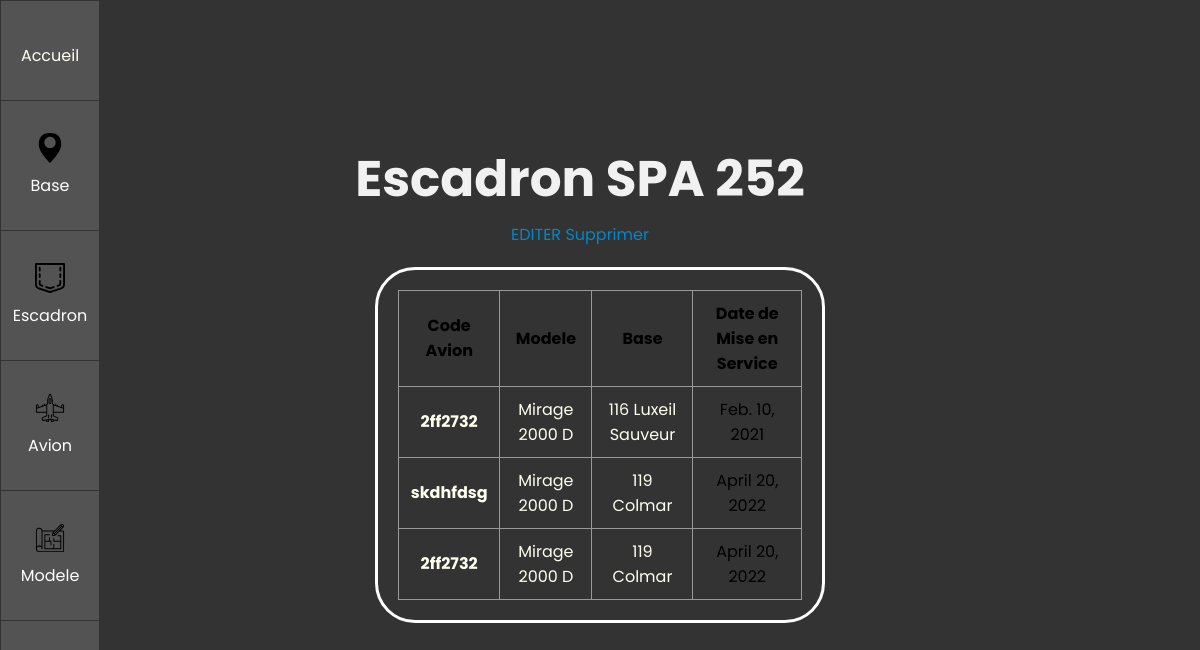
/show/es/12, run on the app's committed database.
### BDD/models.py (models this page shows, shortened)
class Escadron(models.Model):
    nom =  models.CharField(max_length=30,null=True)

class Avion(models.Model):
    modele = models.ForeignKey(AvionModele, on_delete=models.CASCADE)
    code_avion = models.CharField(max_length=30)
    escadron = models.ForeignKey(Escadron, on_delete=models.SET_NULL,null=True)
    base = models.ForeignKey(Base, on_delete=models.SET_NULL,null=True)
    date_service = models.DateField()

class AvionModele(models.Model):
    nom = models.CharField(max_length=30,null=True)
    def __str__(self):
        return self.nom

class Base(models.Model):
    nom = models.CharField(max_length=30,null=True)
    ville = models.CharField(max_length=30,null=True)
    num = models.IntegerField(max_length=5,null=True)
    def __str__(self):
        return str(str(self.num) + " " + str(self.nom))

### BDD/views.py (the view)
# urls.py: path('show/es/<int:id>',views.show_es_id),
def show_es_id(request,id):
    ba = models.Base.objects.all()# queryset pour le squellete
    es = models.Escadron.objects.all() # queryset pour le squellete
    av = models.Avion.objects.all()# queryset pour le squellete
    avm =  models.AvionModele.objects.all()# queryset pour le squellete
    return render(request, 'show_es_id.html', {"BA" : ba,"ES" : es,"AV" : av,"AVM" : avm,'ID':id})#request avec toutes les infos et le info pour la page (ID)

### BDD/templates/show_es_id.html (shortened to what this page needs)
{% extends "main.html" %}
{% block content %}
    {% for escadron in ES %}
        {% if escadron.id == ID %}
        <div class="TITRE">
            <h1>Escadron {{escadron.nom}}</h1>
            <a href="/up/es/{{escadron.id}}" class="hover-underline-animation">EDITER</a>
            <a href="/del/es/{{escadron.id}}" class="hover-underline-animation">Supprimer</a>
        </div>
        <div class="show_block">
        <table class="table is-fullwidth is-hoverable">
        <thead>
            <tr>
                <th>Code Avion</th>
                <th>Modele</th>
                <th>Base</th>
                <th>Date de Mise en Service</th>
              </tr>
        </thead>
        <tbody>
            {% for avion in AV %}
            {% if avion.escadron == escadron %}
            <tr>
                <th><a href="/show/av/{{avion.id}}">{{avion.code_avion}}</a></th>
                {% for modele in AVM %}
                {% if avion.modele == modele %}
                <td><a href="/show/avm/{{modele.id}}">{{avion.modele}}</a></td>
                {% endif %}
                {% endfor %}
                {% for base in BA %}
                {% if avion.base == base %}
                <td><a href="/show/ba/{{base.id}}">{{avion.base}}</a></td>
                {% endif %}
                {% endfor %}
                <td>{{avion.date_service}}</td>
              </tr>
            </tbody>
            {% endif %}
            {% endfor %}
        </table>
        </div>
        {% endif %}
    {% endfor %}
{% endblock %}

### BDD/static/main.css (style rules this page uses)
body { background: #333; height: 100vh; font-family: 'Poppins', sans-serif; }
h1 { font-size: 50px; padding-left: 0px; color: #f1f1f1; text-align: center; }
a { text-decoration: none; color: ivory; }
.show_block { border-style: solid; border-color: white; padding: 20px; margin: 20px; border-radius: 40px; width: 50%; min-width: 15%; }
.TITRE { margin-right: 40px; }
.TITRE h1 { margin-bottom: 0px; padding-bottom: 0px; }
.TITRE a { padding-top: 5px; }
#content h1 { flex-grow: 100%; flex-basis: 1; }
table { border-collapse: collapse; width: 100%; overflow: scroll; }
td, th { border: 1px solid #999; padding: 0.5rem; text-align: left; padding: 10px; text-align: center; }
.hover-underline-animation { display: inline-block; position: relative; color: #0087ca; }
.hover-underline-animation:after { content: ''; position: absolute; width: 100%; transform: scaleX(0); height: 2px; bottom: 0; left: 0; background-color: #0087ca; transform-origin: bottom right; transition: transform 0.25s ease-out; }

### data on the page
Escadron: nom "SPA 252"
Avion: code_avion "2ff2732", modele "Mirage 2000 D", base "116 Luxeil Sauveur", date_service "Feb. 10, 2021"
Avion: code_avion "skdhfdsg", modele "Mirage 2000 D", base "119 Colmar", date_service "April 20, 2022"
Avion: code_avion "2ff2732", modele "Mirage 2000 D", base "119 Colmar", date_service "April 20, 2022"
